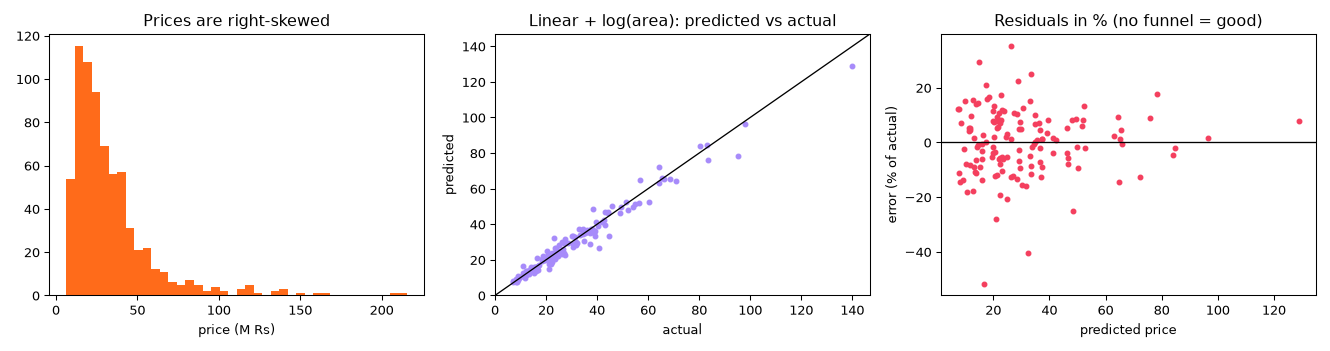

The Python source for this figure:
"""
Session 15 · Real-life problem: estimating house prices
-------------------------------------------------------
PROBLEM
A property portal wants an instant price estimate for listings. Using past
sales (synthetic, seeded; prices in million rupees) with area, bedrooms, age,
neighbourhood and corner-plot flag:
  1. explore the target (prices are right-skewed -> model log(price)),
  2. build a preprocessing + model pipeline (one-hot neighbourhoods, scale numbers),
  3. compare linear regression, ridge and random forest with cross-validation,
  4. evaluate the best model on a held-out test set (MAE, RMSE, R^2, % error),
  5. check residuals, explain the linear model, and price three new listings.
Run:  python session-15_problem_house_prices.py
"""
import matplotlib
matplotlib.use("Agg")
import matplotlib.pyplot as plt
import numpy as np
import pandas as pd
from sklearn.compose import ColumnTransformer, TransformedTargetRegressor
from sklearn.ensemble import RandomForestRegressor
from sklearn.linear_model import LinearRegression, Ridge
from sklearn.metrics import mean_absolute_error, mean_squared_error, r2_score
from sklearn.model_selection import cross_val_score, train_test_split
from sklearn.pipeline import Pipeline
from sklearn.preprocessing import FunctionTransformer, OneHotEncoder, StandardScaler

pd.set_option("display.width", 130)
rng = np.random.default_rng(2025)
areas = {"DHA": 1.55, "Clifton": 1.45, "Gulshan": 1.0, "North Nazimabad": 0.85, "Malir": 0.6}
n = 700
df = pd.DataFrame({
    "area_sqyd": rng.choice([120, 200, 240, 300, 400, 500, 1000], n, p=[0.2, 0.22, 0.18, 0.15, 0.12, 0.09, 0.04]),
    "bedrooms": rng.integers(2, 7, n),
    "age_years": rng.integers(0, 35, n),
    "neighbourhood": rng.choice(list(areas), n, p=[0.2, 0.12, 0.28, 0.25, 0.15]),
    "corner": (rng.random(n) < 0.15).astype(int),
})
mult = df["neighbourhood"].map(areas)
df["price_m"] = (0.13 * df.area_sqyd ** 0.95 * mult * (1 - 0.008 * df.age_years) * (1 + 0.06 * df.bedrooms)
                 * (1 + 0.1 * df.corner) * np.exp(rng.normal(0, 0.12, n))).round(1)
print(df.head(), "\n")
print(f"price: median {df.price_m.median():.1f} M, mean {df.price_m.mean():.1f} M, skew {df.price_m.skew():.2f} "
      f"(log price skew {np.log(df.price_m).skew():.2f})")

X, y = df.drop(columns="price_m"), df["price_m"]
X_tr, X_te, y_tr, y_te = train_test_split(X, y, test_size=0.2, random_state=7)
num, cat = ["area_sqyd", "bedrooms", "age_years", "corner"], ["neighbourhood"]
prep = ColumnTransformer([("num", StandardScaler(), num), ("cat", OneHotEncoder(handle_unknown="ignore"), cat)])

# An interpretable design for the linear model: log(area) because price grows with area in
# percentage terms, other numbers kept in their own units, and Gulshan as the reference area.
prep_lin = ColumnTransformer([("logarea", FunctionTransformer(np.log, feature_names_out="one-to-one"), ["area_sqyd"]),
                              ("num", "passthrough", ["bedrooms", "age_years", "corner"]),
                              ("cat", OneHotEncoder(drop=["Gulshan"], handle_unknown="ignore"), cat)])

def log_model(reg, pre=prep):
    """Fit on log(price), predict back in million rupees."""
    return TransformedTargetRegressor(regressor=Pipeline([("prep", pre), ("reg", reg)]), func=np.log, inverse_func=np.exp)

candidates = {"Linear (log price)": log_model(LinearRegression()),
              "Ridge (log price)": log_model(Ridge(alpha=1.0)),
              "Linear + log(area)": log_model(LinearRegression(), prep_lin),
              "Random forest": Pipeline([("prep", prep), ("reg", RandomForestRegressor(n_estimators=300, min_samples_leaf=2, random_state=0))])}
print("\n5-fold CV on the training set:")
cv_mae = {}
for name, m in candidates.items():
    cv_mae[name] = -cross_val_score(m, X_tr, y_tr, cv=5, scoring="neg_mean_absolute_error").mean()
    print(f"  {name:<20} MAE {cv_mae[name]:.2f} M")
best_name = min(cv_mae, key=cv_mae.get)
best = candidates[best_name].fit(X_tr, y_tr)
pred = best.predict(X_te)
print(f"\nbest: {best_name}. Test set: MAE {mean_absolute_error(y_te, pred):.2f} M | "
      f"RMSE {np.sqrt(mean_squared_error(y_te, pred)):.2f} M | R^2 {r2_score(y_te, pred):.3f} | "
      f"median % error {np.median(np.abs(pred - y_te) / y_te) * 100:.1f}%")

lin = candidates["Linear + log(area)"].fit(X_tr, y_tr)
names = lin.regressor_.named_steps["prep"].get_feature_names_out()
coefs = pd.Series(lin.regressor_.named_steps["reg"].coef_, index=names)
print("\nInterpretable model (log price ~ log area + ...): what each feature does to the price")
print(f"  area                   +1 % area -> +{coefs['logarea__area_sqyd']:.2f} % price (elasticity)")
for f, unit in [("num__bedrooms", "per extra bedroom"), ("num__age_years", "per year of age"), ("num__corner", "corner plot"),
                ("cat__neighbourhood_DHA", "DHA vs Gulshan"), ("cat__neighbourhood_Clifton", "Clifton vs Gulshan"),
                ("cat__neighbourhood_Malir", "Malir vs Gulshan")]:
    print(f"  {unit:<22} x{np.exp(coefs[f]):.3f}")

new = pd.DataFrame({"area_sqyd": [240, 500, 120], "bedrooms": [3, 5, 2], "age_years": [5, 12, 25],
                    "neighbourhood": ["Gulshan", "DHA", "Malir"], "corner": [0, 1, 0]})
new["estimate_m"] = best.predict(new).round(1)
print("\nEstimates for new listings:\n", new.to_string(index=False))

fig, ax = plt.subplots(1, 3, figsize=(14, 3.7))
ax[0].hist(df.price_m, bins=40, color="#FF6B1A"); ax[0].set_title("Prices are right-skewed"); ax[0].set_xlabel("price (M Rs)")
ax[1].scatter(y_te, pred, s=12, color="#A78BFA"); lim = [0, max(y_te.max(), pred.max()) * 1.05]
ax[1].plot(lim, lim, color="black", lw=1); ax[1].set(xlim=lim, ylim=lim, xlabel="actual", ylabel="predicted",
                                                    title=f"{best_name}: predicted vs actual")
ax[2].scatter(pred, (y_te - pred) / y_te * 100, s=12, color="#F43F5E"); ax[2].axhline(0, color="black", lw=1)
ax[2].set(xlabel="predicted price", ylabel="error (% of actual)", title="Residuals in % (no funnel = good)")
fig.tight_layout(); fig.savefig("session-15_problem_house_prices.png", dpi=95)
print("Saved session-15_problem_house_prices.png")
